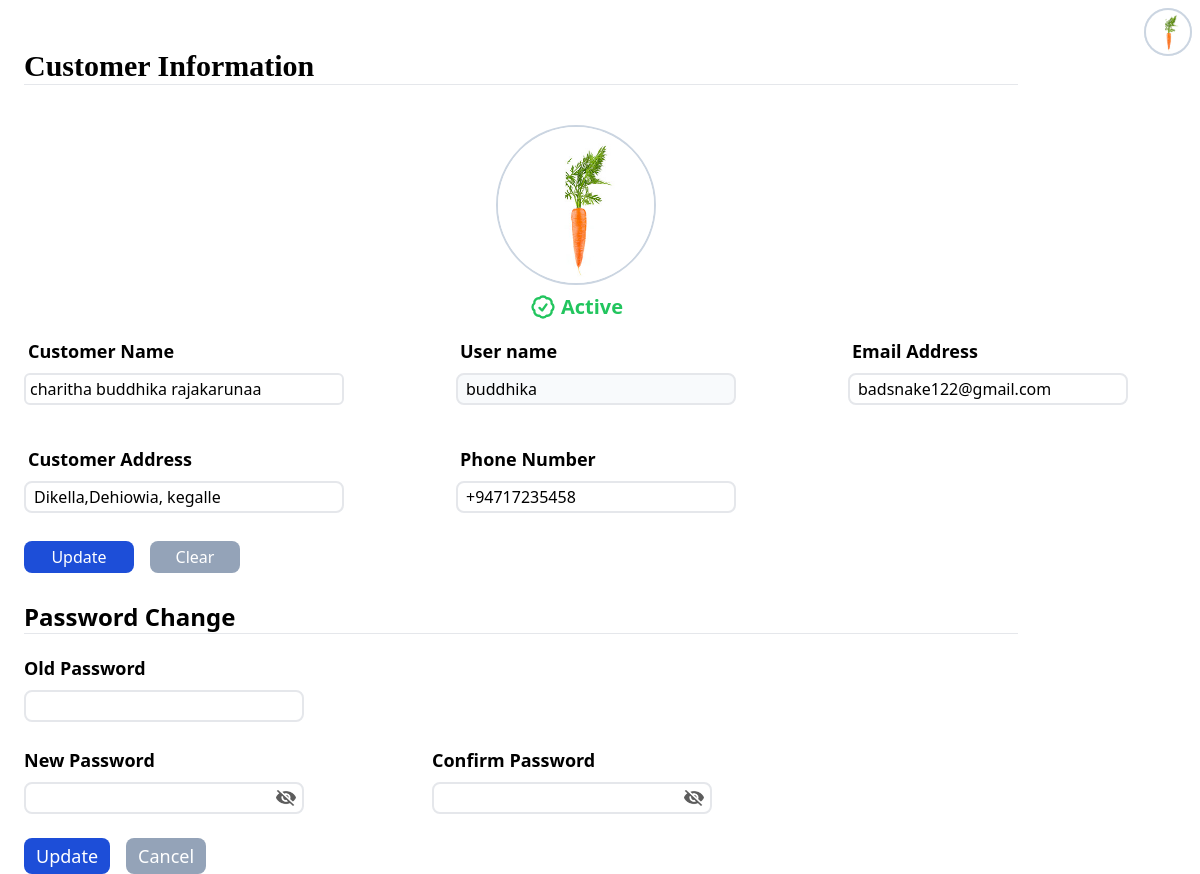
/MyAgro/end/customer_dashboard.php (signed in), run on the app's committed database.
### tables this page shows
CREATE TABLE `customer` (
  `customer_id` int(11) NOT NULL,
  `customer_name` varchar(80) NOT NULL,
  `username` varchar(50) NOT NULL,
  `password` varchar(255) NOT NULL,
  `customer_address` varchar(150) NOT NULL,
  `customer_email` varchar(50) NOT NULL,
  `customer_telno` bigint(10) NOT NULL,
  `images` varchar(255) NOT NULL,
  `customer_status` tinyint(1) NOT NULL DEFAULT 0,
  `create_time` varchar(40) NOT NULL
);

### MyAgro/end/customer_dashboard.php (the view, shortened to what this page needs)
<?php
require('db_connect.php');
?>
<!DOCTYPE html>
<html lang="en">
<head>
</head>
<body>
    <?php require('user_header.php'); ?>
    <div class="flex w-full h-screen">
        <div class="flex flex-col gap-5 pl-2 ml-4 rounded-3xl ">
            <form action="" method="post" class="flex flex-col mt-12" enctype="multipart/form-data">
                <h1 class="h-8 mb-1 font-serif text-3xl font-bold w-fi">Customer Information</h1><hr class="w-[90%]">
                <?php
                    $customer_id = $_SESSION['login_id'];
                    $sql = "SELECT * FROM customer WHERE customer_id = '$customer_id' LIMIT 1";
                    $result = mysqli_query($conn, $sql);
                    $row = mysqli_fetch_assoc($result);
                    ?>
                    <div class="flex flex-col mt-5">
                        <div class="flex flex-col self-center mt-5">
                            <label for="profile_picture_input" class="cursor-pointer">
                                <img id="user_profile" name="user_profile" src="images/user/<?php echo $row['images']; ?>" class="self-center w-40 h-40 border-2 rounded-full border-slate-300" alt="user_profile">
                            </label>
                        </div>
                        <label class="flex self-center gap-1 mt-2 text-xl font-semibold text-green-500">
                            Active
                        </label>
                        <div class="flex mt-4 text-lg gap-28">
                            <div class="flex flex-col gap-2">
                                <h1 class="pl-1 font-semibold">Customer Name</h1>
                                <input type="text" name="customer_name" value="<?php echo $row['customer_name']; ?>" class="rounded-md text-base border-2 pl-1 h-8 w-[320px]" required>
                            </div>
                            <div class="flex flex-col gap-2">
                                <h1 class="pl-1 font-semibold">User name</h1>
                                <input type="text" name="username" value="<?php echo $row['username']; ?>" class="rounded-lg text-base border-2 h-8 w-[280px] pl-2 disabled:bg-slate-50" disabled>
                            </div>
                            <div class="flex flex-col gap-2">
                                <h1 class="pl-1 font-semibold">Email Address</h1>
                                <input type="email" name="customer_email" value="<?php echo $row['customer_email']; ?>" class="rounded-lg border-2 text-base h-8 w-[280px] pl-2" required>
                            </div>
                        </div>
                        <div class="flex mt-10 text-lg gap-28">
                            <div class="flex flex-col gap-2">
                                <h1 class="pl-1 font-semibold">Customer Address</h1>
                                <input type="text" name="customer_address" value="<?php echo $row['customer_address']; ?>" class="w-[320px] border-2 h-8 pl-2 text-base rounded-lg" required>
                            </div>
                            <div class="flex flex-col gap-2">
                                <h1 class="pl-1 font-semibold">Phone Number</h1>
                                <input type="text" maxlength="12" name="customer_phone" value="<?php echo "+".$row['customer_telno']; ?>" class="rounded-lg border-2 text-base h-8 w-[280px] pl-2" required>
                            </div>
                        </div>
                    </div>
                <div class="flex gap-4 mt-7">
                    <button type="submit" name="update_profile_btn" class="px-3 py-1 w-[110px] text-white font-medium bg-blue-700 rounded-lg hover:bg-blue-500">Update</button>
                    <button type="reset" class="px-3 py-1 text-white w-[90px] rounded-lg bg-slate-400 font-medium hover:bg-slate-300">Clear</button>
                </div>
            </form>
            <form action="" method="post" class="flex flex-col mt-2">
                <h1 class="text-2xl font-bold">Password Change</h1><hr class="w-[90%]">
                <div class="flex flex-col gap-6 mt-5 text-lg">
                    <div class="flex flex-col gap-2">
                        <h1 class="font-semibold">Old Password</h1>
                        <input type="text" name="old_password" class="rounded-lg border-2 text-base h-8 w-[280px] pl-2"  required>
                    </div>
                    <div class="flex gap-32">
                        <div class="flex flex-col gap-2">
                            <h1 class="font-semibold">New Password</h1>
                            <div class="relative flex items-center">
                                <input type="password" id="password1" name="new_password" class="rounded-lg border-2 w-[280px] text-base h-8 pl-2" required>
                                <img src="images/eye-close.png" alt="eye-colse.png" class="absolute w-5 h-4 cursor-pointer right-2 " id="toggleImg1">
                            </div>
                        </div>
                        <div class="flex flex-col gap-2">
                            <h1 class="font-semibold">Confirm Password</h1>
                            <div class="relative flex items-center">
                                <input type="password" id="password" name="confirm_password" class="rounded-lg border-2 w-[280px] text-base h-8 pl-2" required>
                                <img src="images/eye-close.png" alt="eye-colse.png" class="absolute w-5 h-4 cursor-pointer right-2 " id="toggleImg">
                            </div>
                        </div>
                    </div>
                    <div class="flex gap-4">
                        <button type="submit" name="customer_password_update_btn" class="px-3 py-1 text-white bg-blue-700 rounded-lg h-9 hover:bg-blue-500">Update</button>
                        <button type="reset" class="px-3 py-1 text-white rounded-lg h-9 hover:bg-slate-300 bg-slate-400">Cancel</button>
                    </div>
                </div>
            </form>
        </div>
    </div>
</body>
</html>

### MyAgro/end/user_header.php (shortened to what this page needs)
<!DOCTYPE html>
<html lang="en">
<head>
    <script src="https://cdn.tailwindcss.com"></script>
</head>
<body class="select-none">
    <div class="fixed top-4 right-2">
        <?php
            include 'db_connect.php';
                $username = $_SESSION['login_user'];
                $usertype = $_SESSION['login_type'];
                ?>
                <button id="menubar_btn" class="relative flex items-center justify-center rounded-full bottom-2 h-fit w-fit bg-slate-200">
                    <?php
                        $sql = "SELECT images FROM $usertype WHERE username = '$username'";
                        $query_run = mysqli_query($conn, $sql);
                        $row = mysqli_fetch_assoc($query_run);
                        $image = $row['images'];
                        if($image != NULL) {
                            ?>
                            <img src="images/user/<?php echo $image; ?>" class="w-12 h-12 border-2 rounded-full border-slate-300" alt="image">
                            <?php
                        }else{
                            ?>
                            <h1 class=" flex justify-center font-serif items-center text-[#73F80B] text-xl font-bold w-8 h-8 text-center "><?php echo strtoupper($username[0]); ?></h1>
                        <?php
                        }
                    ?>
                </button>
    </div>
</body>
</html>

### data on the page
customer: images (picture), customer_name "charitha buddhika rajakarunaa", username "buddhika", customer_email "badsnake122@gmail.com", customer_address "Dikella,Dehiowia, kegalle", customer_phone "+94717235458"
